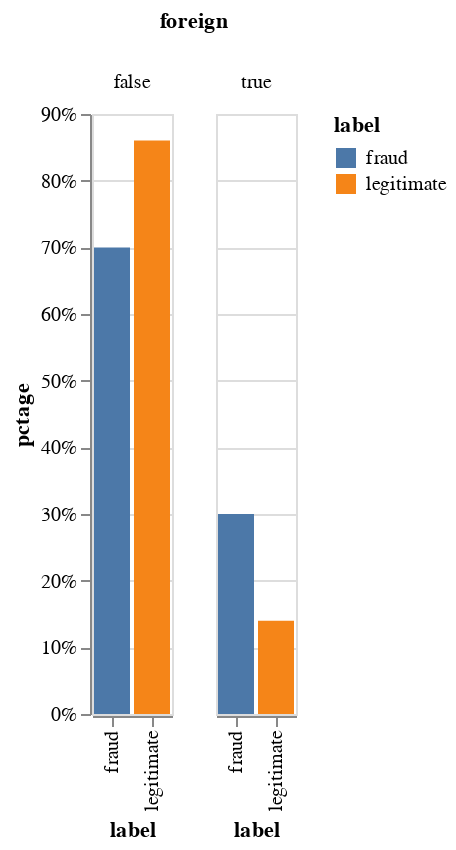

The code cell stored with this chart in its notebook:
### Markdown cell above
# Foreign transaction distribution

We can repeat this process for percentage of foreign vs domestic transactions for each label.

### Code cell
pt = pd.pivot_table(df[["label", "foreign", "timestamp"]], 
                    index=["label", "foreign"], aggfunc=len)

pt.columns = ['count']
gdf = pd.DataFrame(pt.to_records())

gdf['total'] = gdf.groupby('label')['count'].transform(np.sum)
gdf['pctage'] = gdf['count'] / gdf['total']

gdf

alt.Chart(gdf).mark_bar().encode(
    alt.Y('pctage:Q', axis=alt.Axis(format='.0%')), column='foreign', x="label", color='label'
)

### Figure 1 — Vega-Lite specification as saved in the notebook (floating-point values rounded to 4 significant figures)
{"config": {"view": {"continuousWidth": 400, "continuousHeight": 300}}, "data": {"name": "data-bde28f5912bd19767a0ea15616581bf3"}, "mark": "bar", "encoding": {"color": {"type": "nominal", "field": "label"}, "column": {"type": "nominal", "field": "foreign"}, "x": {"type": "nominal", "field": "label"}, "y": {"type": "quantitative", "axis": {"format": ".0%"}, "field": "pctage"}}, "$schema": "https://vega.github.io/schema/vega-lite/v4.8.1.json", "datasets": {"data-bde28f5912bd19767a0ea15616581bf3": [{"label": "fraud", "foreign": false, "count": 32472, "total": 46396, "pctage": 0.6999}, {"label": "fraud", "foreign": true, "count": 13924, "total": 46396, "pctage": 0.3001}, {"label": "legitimate", "foreign": false, "count": 2110565, "total": 2453604, "pctage": 0.8602}, {"label": "legitimate", "foreign": true, "count": 343039, "total": 2453604, "pctage": 0.1398}]}}
